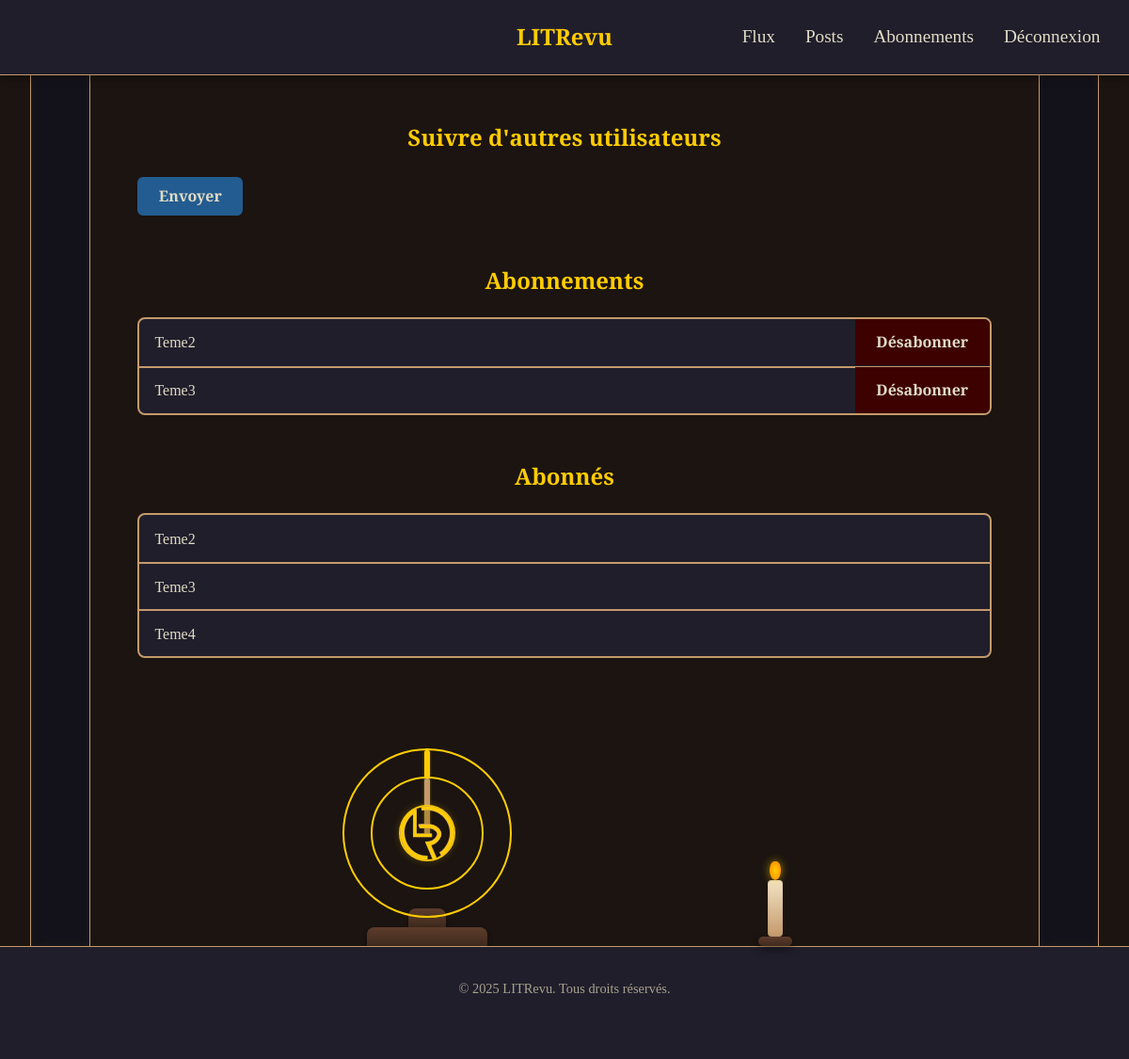
Screenshot of /users/followers/ (signed in) with the database file from the repository.
### users/models.py (models this page shows, shortened)
class UserFollow(models.Model):
    user = models.ForeignKey(
        to=settings.AUTH_USER_MODEL,
        on_delete=models.CASCADE,
        related_name="following",  # Accès rapide aux abonnements
    )
    followed_user = models.ForeignKey(
        to=settings.AUTH_USER_MODEL,
        on_delete=models.CASCADE,
        related_name="followers",  # Accès rapide aux abonnés
    )
    objects = models.Manager()
    class Meta:
        unique_together = ("user", "followed_user")  # Ne permet pas les doublons

### users/views.py (the view)
# urls.py: path("followers/", list_of_follow, name="followers"),
def list_of_follow(request):
    followed_users = request.user.following.all()
    followers = request.user.followers.all()
    return render(
        request,
        "users/subscriptions.html",
        {"followed_users": followed_users, "followers": followers},
    )

### templates/users/subscriptions.html
{% extends "base.html" %}
{% load static %}
{% block extra_css %}
  <link rel="stylesheet" href="{% static 'css/users/subscriptions.css' %}">
{% endblock %}
{% block content %}
<section class="subscriptions-section">
    {% include "users/snippets/subscribe.html" %}
    {% include "users/snippets/followed.html" %}
    {% include "users/snippets/followers.html" %}
</section>
{% endblock %}

### templates/users/snippets/followed.html
{% load static %}
{% block extra_css %}
  <link rel="stylesheet" href="{% static 'css/users/snippets/followed.css' %}">
{% endblock %}
<section class="followed-section">
    <h2>Abonnements</h2>
    <ul class="followed-list">
        {% for user_follow in followed_users %}
            <li class="followed-item">
                {{ user_follow.followed_user.username }}
                <a href="{% url 'unfollow_user' user_follow.followed_user.id %}" class="btn btn-secondary btn-sm">Désabonner</a>
            </li>
        {% empty %}
            <p>Vous ne suivez encore personne.</p>
        {% endfor %}
    </ul>
</section>

### templates/users/snippets/followers.html
{% load static %}
{% block extra_css %}
  <link rel="stylesheet" href="{% static 'css/users/snippets/followers.css' %}">
{% endblock %}
<section class="followers-section">
    <h2>Abonnés</h2>
    <ul class="followers-list">
        {% for user_follow in followers %}
            <li class="followers-item">{{ user_follow.user.username }}</li>
        {% empty %}
            <p>Vous n'avez pas encore d'abonnés.</p>
        {% endfor %}
    </ul>
</section>

### static/css/variables.css (style rules this page uses)
:root { --bg-main: #1b1410; --bg-card: #201e2b; --bg-alt: #13121a; --bg-book: #1a0100; --text-main: #e0dcc5; --text-muted: #a8a28d; --title-color: #ffcc00; --accent: #8c3d2b; --link: #235C90; --link-2: #3d0200; --green: #4caf50; --red: #e53935; --red2: #a10000; --border-color: #c49a6c; --font-serif: 'Cormorant Garamond', serif; --font-text: 'Merriweather', serif; --texture-parchment: url("https://www.transparenttextures.com/patterns/old-wall.png"); --texture-leather: url("https://www.transparenttextures.com/patterns/dark-leather.png"); --texture-stars: url("https://www.transparenttextures.com/patterns/stardust.png"); }

### static/css/base.css (style rules this page uses)
*, *::before, *::after { box-sizing: border-box; }
body { background: var(--bg-main); color: var(--text-main); font-family: var(--font-text); font-size: 16px; line-height: 1.7; display: flex; flex-direction: column; justify-content: space-between; align-items: center; }
h1, h2, h3, h4 { font-family: var(--font-serif); color: var(--title-color); margin-bottom: 0.6em; line-height: 1.2; }
a { color: var(--link); text-decoration: none; transition: color 0.3s ease; }
.btn { display: inline-block; padding: 0.7rem 1.4rem; border: none; border-radius: 6px; font-weight: bold; cursor: pointer; transition: background 0.3s ease; }
.btn-secondary { background-color: var(--link-2); color: var(--text-main); text-decoration: none; }

### static/css/users/subscriptions.css (style rules this page uses)
.subscriptions-section { width: 100%; max-width: 700px; display: flex; justify-content: center; flex-direction: column; gap: 2rem; padding: 2rem 0; margin-bottom: 64px; }
.subscriptions-section h2 { margin-bottom: 1.5rem; }
@media (min-width: 1024px) { .subscriptions-section { width: 90%; max-width: 1024px; } }

### static/css/users/snippets/followed.css (style rules this page uses)
.followed-section { width: 100%; display: flex; justify-content: center; align-items: center; flex-direction: column; }
.followed-list { display: flex; flex-direction: column; align-items: center; width: 100%; margin: 0; padding: 0; list-style-type: none; border: 2px solid var(--border-color); border-radius: 8px; background-color: var(--bg-card); overflow: hidden; }
.followed-list > * { width: 100%; display: flex; justify-content: space-between; align-items: center; border-top: 2px solid var(--border-color); padding-left: 1rem; height: 50px; }
.followed-list :first-child { border-top: none; }
.followed-item .btn { border-radius: 0; }

### static/css/users/snippets/followers.css (style rules this page uses)
.followers-section { width: 100%; display: flex; justify-content: center; align-items: center; flex-direction: column; }
.followers-list { display: flex; flex-direction: column; align-items: center; width: 100%; margin: 0; padding: 0; list-style-type: none; border: 2px solid var(--border-color); border-radius: 8px; background-color: var(--bg-card); overflow: hidden; }
.followers-list > * { width: 100%; display: flex; justify-content: space-between; align-items: center; border-top: 2px solid var(--border-color); padding-left: 1rem; height: 50px; }
.followers-list :first-child { border-top: none; }

### rows the page displays
UserFollow: followed_user.username "Teme2"
UserFollow: followed_user.username "Teme3"
UserFollow: user.username "Teme2"
UserFollow: user.username "Teme3"
UserFollow: user.username "Teme4"
